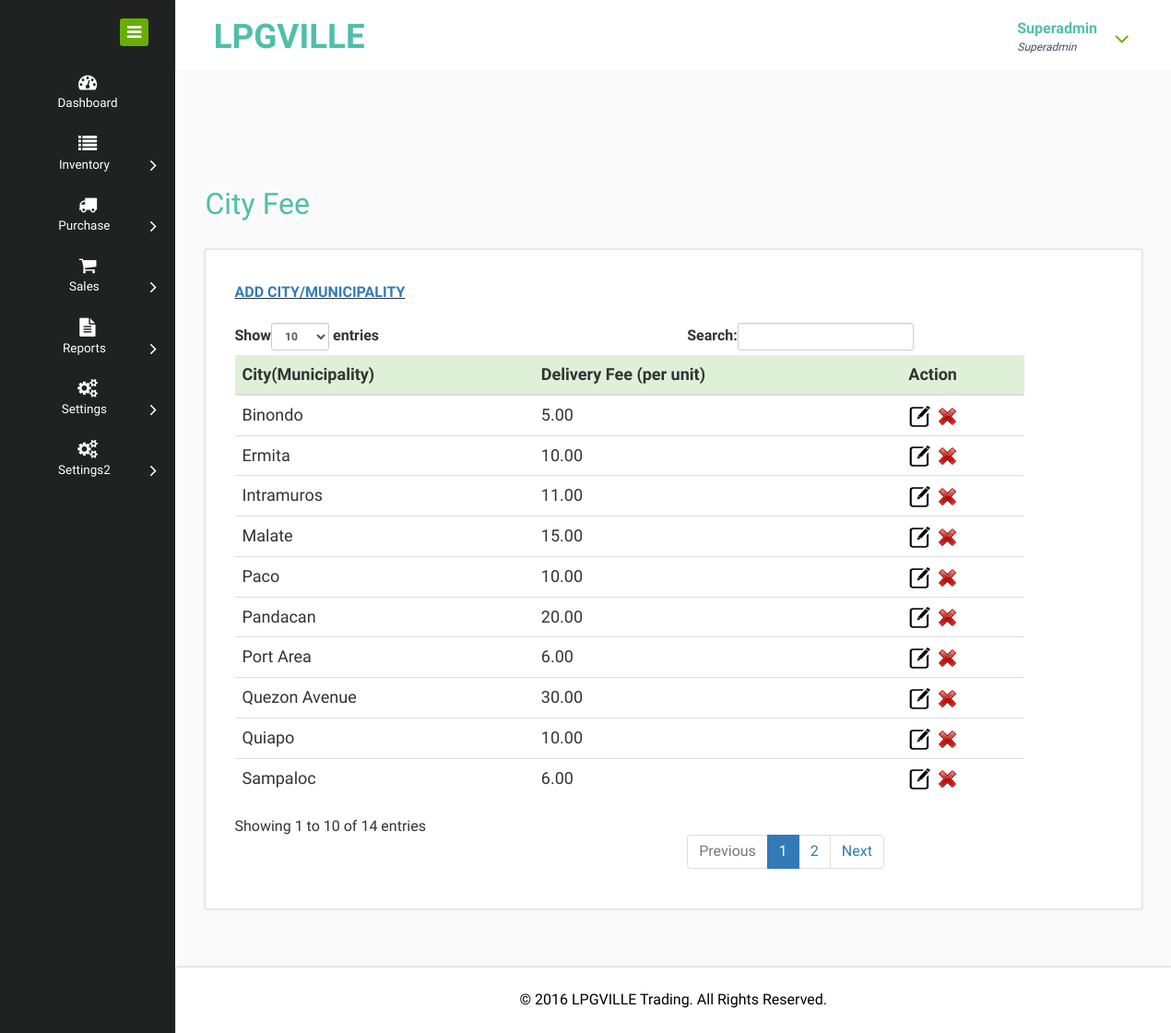
The app's page /admin/city.php (signed in) with its own data.
### tables this page shows
CREATE TABLE `user` (
  `UserID` varchar(20) NOT NULL,
  `Username` varchar(50) NOT NULL,
  `Password` varchar(15) NOT NULL,
  `Role` varchar(15) NOT NULL,
  `UserStatus` varchar(10) NOT NULL,
  `DateAdded` date NOT NULL,
  `UserDelete` int(5) NOT NULL
);

CREATE TABLE `user_info` (
  `UserID` varchar(20) NOT NULL,
  `Fullname` varchar(100) NOT NULL,
  `Contact` varchar(50) NOT NULL,
  `Email` varchar(150) NOT NULL,
  `Address` varchar(150) NOT NULL
);

CREATE TABLE `city` (
  `CityID` int(11) NOT NULL,
  `CityName` varchar(100) NOT NULL,
  `CityFee` int(11) NOT NULL,
  `CityDelete` int(5) NOT NULL
);

CREATE TABLE `cms` (
  `ID` int(11) NOT NULL,
  `footer` varchar(200) NOT NULL,
  `about` text NOT NULL,
  `contact_text` varchar(255) NOT NULL,
  `contact_address` varchar(200) NOT NULL,
  `slider1` varchar(200) NOT NULL,
  `slider2` varchar(200) NOT NULL,
  `home_title1` varchar(200) NOT NULL,
  `home_title2` varchar(200) NOT NULL,
  `home_title3` varchar(200) NOT NULL,
  `home_text1` varchar(125) NOT NULL,
  `home_text2` varchar(125) NOT NULL,
  `home_text3` varchar(125) NOT NULL
);

### admin/session.php (called while the page is built, shortened)
<?php
$user = $conn->query("SELECT u.Username, u.Password, u.Role, u.UserStatus, u.DateAdded,
		ui.Fullname, ui.Contact, ui.Email, ui.Address,
		ua.Inventory, ua.PO, ua.Orders, ua.Reports, ua.Settings
		FROM user AS u
		INNER JOIN user_info AS ui ON u.UserID=ui.UserID
		INNER JOIN user_access AS ua ON u.UserID=ua.UserID
		AND u.UserID='$_SESSION[userid]'");
$urow = $user->fetch_assoc();
?>

### format_money.php (called while the page is built)
<?php
function formatMoney($number, $fractional=false) {
	if ($fractional) {
       $number = sprintf('%.2f', $number);
	}
	while (true) {
       $replaced = preg_replace('/(-?\d+)(\d\d\d)/', '$1,$2', $number);
		if ($replaced != $number) {
		$number = $replaced;
		}
		else {
		break;
		}
   }
   return $number;
}
?>

### admin/city.php (the view, shortened to what this page needs)
<?php
require('../connection.php');
require('../format_money.php');
require('session.php');
?>
<!DOCTYPE HTML>
<html>
  <?php
  require('head.php');
  ?>
<body>
<div class="page-container">
<div class="left-content">
<div class="mother-grid-inner">
  <?php
  require('header.php');
  ?>
  <?php
  $table = $conn->query("SELECT * FROM city WHERE CityDelete=0
    ORDER BY CityName");
  ?>
<div class="inner-block">
<div class="blank">
<h2>City Fee</h2>
<div class="grid_3 grid_4">
<div class="page-header">
<b><u><a href="add_city.php">ADD CITY/MUNICIPALITY</a></u></b>
</div>
<div class="bs-example">
<?php
  if($table->num_rows > 0) {
    echo '
    <table class="table" id="dataTables-example" style="font-size: 18px; width: 90%">
    <thead>
    <tr class="success">
      <th>City(Municipality)</th>
      <th>Delivery Fee (per unit)</th>
      <th>Action</th>
    </tr>
    </thead>
    <tbody>
    ';
    while($obj = $table->fetch_assoc()) {
      echo '<tr>';
      echo '<td>' .$obj['CityName']. '</td>';
      echo '<td>' .formatMoney($obj['CityFee'], true). '</td>';
      echo '<td>';
       echo '<a href="edit_city.php?cityid=' .$obj['CityID']. '">
          <img src="icons/edit.png" style="width: 25px; height: 25px;" title="Edit City and its Delivery fee per unit" />
          </a>';
            echo '<a href="delete_city.php?cityid=' .$obj['CityID']. '&cityname=' .$obj['CityName']. '" onclick="return confirmRemove()">
          <img src="icons/delete.png" style="width: 25px; height: 25px;" title="Delete City" />
          </a>';
      echo '</td>';
      echo '</tr>';
    }
    echo '
    </tbody>
    </table>
    ';
  }
  else {
    echo 'No records available.';
  }
  ?>
</div>
</div>
</div>
</div>
<?php
require('footer.php');
?>
</div>
</div>
  <?php
  require('navigation.php');
  ?>
</div>
</body>
</html>

### admin/head.php (shortened to what this page needs)
<head>
<link href="css/bootstrap.css" rel="stylesheet" type="text/css" media="all">
<link href="css/style.css" rel="stylesheet" type="text/css" media="all"/>
<link href="css/font-awesome.css" rel="stylesheet">
</head>

### admin/header.php (shortened to what this page needs)
<div class="header-main">
<div class="header-left">
<div class="logo-name">
<a href="dashboard.php"> <h1>LPGVILLE</h1>
</a>
</div>
<div class="clearfix"> </div>
</div>
<div class="header-right">
<div class="profile_details">
<ul>
    <li class="dropdown profile_details_drop">
        <a href="#" class="dropdown-toggle" data-toggle="dropdown" aria-expanded="false">
        <div class="profile_img">
        <div class="user-name">
       <?php
        echo '<p>' .$urow['Fullname']. '</p>';
        echo '<span>' .$_SESSION['role']. '</span>';
        ?>
        </div>
        <i class="fa fa-angle-down lnr"></i>
        <div class="clearfix"></div>
        </div>
        </a>
                                    </li>
                                </ul>
                            </div>
                            <div class="clearfix"> </div>
                        </div>
                     <div class="clearfix"> </div>
                </div>

### admin/footer.php
 <?php
 	require('../connection.php');
   $cms = $conn->query("SELECT * FROM cms WHERE ID=1");
   $cmsrow = $cms->fetch_assoc();
   ?>
<div class="copyrights">
 <?php
                   echo
                   '
                   <p>© ' .$cmsrow['footer']. '</p>
                   ';
                   ?>
</div>

### admin/navigation.php (shortened to what this page needs)
<div class="sidebar-menu">
<div class="logo"> <a href="#" class="sidebar-icon"> <span class="fa fa-bars"></span> </a>
</div>
<div class="menu">
<ul id="menu" >
    <li id="menu-home" ><a href="dashboard.php"><i class="fa fa-tachometer"></i><span>Dashboard</span></a></li>
    <?php
    if($urow['Inventory'] == 1) {
      echo
      '
        <li><a href="product.php"><i class="fa fa-list"></i><span>Inventory</span><span class="fa fa-angle-right" style="float: right"></span></a>
        <ul>
            <li><a href="product.php">Products</a></li>
            <li><a href="category.php">Category</a></li>
            <li><a href="qtytype.php">Quantity Type</a></li>
             <li><a href="supplier.php">Supplier</a></li>
 <li><a href="damaged_reason.php">Reason</a></li>
             <li><a href="tank.php">Tanks</a></li>
        </ul>
    </li>
      ';
    }
    if($urow['PO'] == 1) {
      echo
      '
      <li id="menu-comunicacao" ><a href="po.php"><i class="fa fa-truck nav_icon"></i><span>Purchase</span><span class="fa fa-angle-right" style="float: right"></span></a>
        <ul id="menu-comunicacao-sub" >
        <li id="menu-arquivos" ><a href="add_po.php">Add Purchase</a></li>
        <li id="menu-arquivos" ><a href="po.php">Purchase List</a></li>
             <li id="menu-academico-avaliacoes" ><a href="returnedpo.php">Returned Purchase</a></li>
        </ul>
    </li>
      ';
    }
    if($urow['Orders'] == 1) {
      echo
      '
     <li><a href="online_sales.php"><i class="fa fa-shopping-cart"></i><span>Sales</span><span class="fa fa-angle-right" style="float: right"></span></a>
        <ul id="menu-academico-sub" >
            <li id="menu-academico-avaliacoes" ><a href="online_sales.php">Online Orders</a></li>
            <li id="menu-academico-avaliacoes" ><a href="sales.php">Walkin Orders</a></li>
            <li id="menu-academico-avaliacoes" ><a href="cancelled_order.php">Cancelled Orders</a></li>
            <li id="menu-academico-avaliacoes" ><a href="add_sales.php">Add Walkin Order</a></li>
            <li id="menu-academico-avaliacoes" ><a href="returnedorders.php">Return Orders</a></li>
        </ul>
    </li>
    </li>
      ';
    }
    if($urow['Reports'] == 1) {
      echo
      '
      <li><a href="threshold.php"><i class="fa fa-file-text"></i><span>Reports</span><span class="fa fa-angle-right" style="float: right"></span></a>
        <ul id="menu-academico-sub" >
            <li id="menu-academico-avaliacoes" ><a href="threshold.php">Product Alerts</a></li>
             <li id="menu-academico-boletim" ><a href="purchase.php">Purchase Report</a></li>
          <li id="menu-academico-boletim" ><a href="product_report.php">Product Report</a></li>
           <li id="menu-academico-boletim" ><a href="supplier_report.php">Supplier Report</a></li>
               <li id="menu-academico-avaliacoes" ><a href="inventory_log.php">Inventory Log</a></li>
    <li id="menu-academico-avaliacoes" ><a href="productsalesreport.php">Product Sales</a></li>
      <li id="menu-academico-avaliacoes" ><a href="daily.php">Daily Product Sales</a></li>
              <li id="menu-academico-boletim" ><a href="sales_report.php">Sales Report</a></li>
        </ul>
    </li>
      ';
    }
    if($urow['Settings'] == 1) {
      echo
      '
       <li><a href="user.php"><i class="fa fa-cogs"></i><span>Settings</span><span class="fa fa-angle-right" style="float: right"></span></a>
     <ul id="menu-academico-sub"> ';
            echo '
            <li id="menu-academico-avaliacoes" ><a href="city.php">Delivery Fee</a></li>
             <li id="menu-academico-avaliacoes" ><a href="customer.php">Customer Accounts</a></li>
            <li id="menu-academico-avaliacoes" ><a href="bank.php">Bank Accounts</a></li>
            <li id="menu-academico-avaliacoes" ><a href="vat.php">VAT</a></li>
            <li id="menu-academico-boletim" ><a href="company_profile.php">Company Profile</a></li>
             <li id="menu-academico-boletim" ><a href="discount.php">Price Discount</a></li>
               <li id="menu-academico-boletim" ><a href="cms.php">CMS</a></li>
        </ul>
    </li>
      ';
    }
     if($urow['Settings'] == 1) {
     echo
      '
        <li><a href="databasebackup.php"><i class="fa fa-cogs"></i><span>Settings2</span><span class="fa fa-angle-right" style="float: right"></span></a>
        <ul>
            <li><a href="databasebackup.php">Database Backup</a></li>
             <li><a href="transaction_setting.php">Transaction Setting</a></li>
              <li><a href="limit_orders.php">Order Limit</a></li>
              <li><a href="feedback.php">Feedbacks</a></li>
        </ul>
    </li>
      ';
    }
    ?>
    </ul>
</div>
</div>

### records on screen
user: user_info.Fullname "Superadmin"
city: CityName "Binondo", CityFee "5.00"
city: CityName "Ermita", CityFee "10.00"
city: CityName "Intramuros", CityFee "11.00"
city: CityName "Malate", CityFee "15.00"
city: CityName "Paco", CityFee "10.00"
city: CityName "Pandacan", CityFee "20.00"
city: CityName "Port Area", CityFee "6.00"
city: CityName "Quezon Avenue", CityFee "30.00"
city: CityName "Quiapo", CityFee "10.00"
city: CityName "Sampaloc", CityFee "6.00"
cms: footer "2016 LPGVILLE Trading. All Rights Reserved."

### other values on screen
$_SESSION['role'] "Superadmin"
